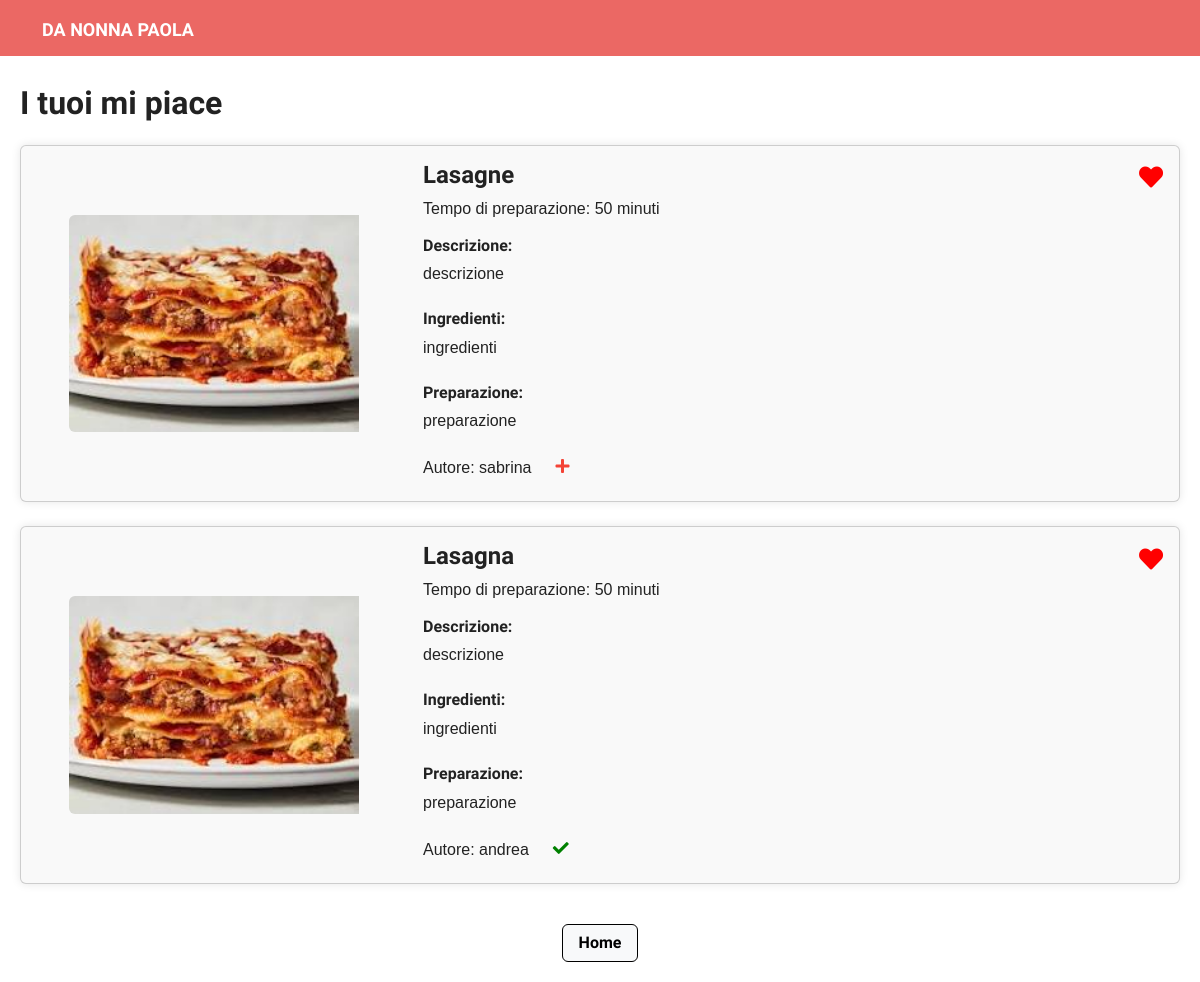
/my-likes/ (signed in), run on an earlier commit of the app's database.
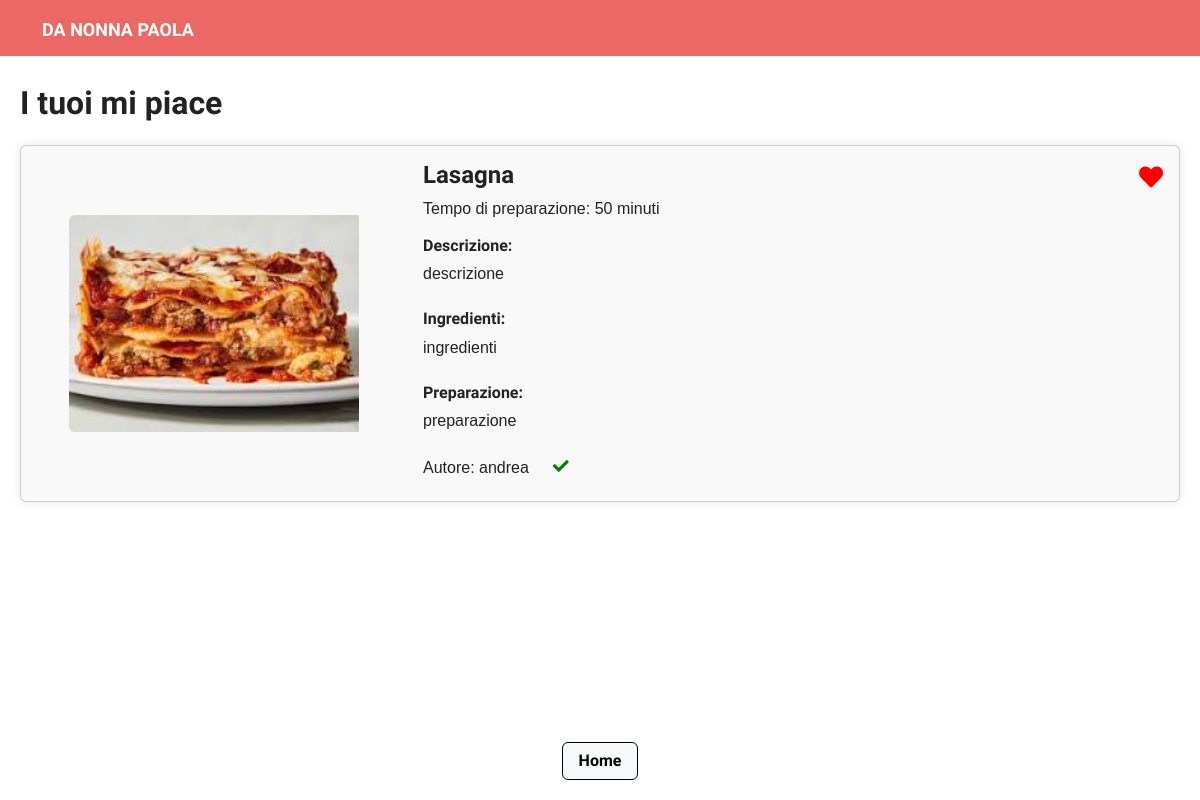
And on a later commit of the database.
### pages/models.py (models this page shows, shortened)
class Recipe(models.Model):
    CATEGORY_CHOICES = [
        ('ANTIPASTI', 'Antipasti'),
        ('PRIMI', 'Primi'),
        ('SECONDI', 'Secondi'),
        ('DOLCI', 'Dolci')
    ]
    user = models.ForeignKey(settings.AUTH_USER_MODEL, related_name='recipes_created', on_delete=models.CASCADE)
    title = models.CharField(max_length=200)
    slug = models.SlugField(max_length=200, blank=True)
    image = models.ImageField(upload_to='recipes/%Y/%m/%d')
    description = models.TextField("Description")
    ingredients = models.TextField("Ingredients")
    preparation = models.TextField("Preparation")
    preparation_time = models.IntegerField("Preparation Time (minutes)", default=0)
    created = models.DateField(auto_now_add=True, db_index=True)
    likes = models.ManyToManyField(settings.AUTH_USER_MODEL, related_name='liked_recipes', blank=True)
    category = models.CharField(max_length=10, choices=CATEGORY_CHOICES, default='PRIMI')
    objects = models.Manager()

class CustomUser(AbstractUser):
    bio = models.TextField(blank=True, null=True)
    profile_picture = models.ImageField(upload_to='profile_pictures/', blank=True, null=True)
    friends = models.ManyToManyField('self', symmetrical=False, related_name='followers', blank=True)

### pages/views.py (the view)
# urls.py: path('my-likes/', views.LikedRecipes.as_view(), name='my-likes'),
class LikedRecipes(ListView):
    template_name = 'pages/my-likes.html'
    model = Recipe
    context_object_name = 'liked_recipes'
    def get_queryset(self):
        return Recipe.objects.filter(likes=self.request.user)

### pages/templates/pages/my-likes.html (shortened to what the changed rows need)
<!DOCTYPE html>
<html lang="en">
<head>
    <link rel="stylesheet" href="https://bootswatch.com/5/journal/bootstrap.min.css">
    <link rel="stylesheet" href="https://cdnjs.cloudflare.com/ajax/libs/font-awesome/5.15.4/css/all.min.css">
</head>
<body>
<main>
    <div class="recipes-section" style="margin-bottom:20px; margin-top: 30px;">
        <div class="row mb-4 align-items-center justify-content-between">
        <div class="col">
            <h2 class="mb-0">I tuoi mi piace</h2>
        </div>
    </div>
        {% if liked_recipes %}
            <div class="row row-cols-1 g-4">
                {% for recipe in liked_recipes %}
                    <div class="col">
                        <div class="card">
                            <div class="row g-0">
                                <div class="col-md-4" >
                                    <div class="profile-picture-container d-flex justify-content-center align-items-center">
                                        <img src="{{ recipe.image.url }}" class="img-fluid rounded-start recipe-image" alt="{{ recipe.title }}">
                                    </div>
                                </div>
                                <div class="col-md-8">
                                    <div class="card-body">
                                        <div class="d-flex justify-content-between">
                                        <h4 class="card-title">{{ recipe.title }}</h4>
                                        <button class="like-button" data-recipe-id="{{ recipe.id }}">
                                            {% if user in recipe.likes.all %}
                                                <i class="fas fa-heart liked"></i>
                                            {% else %}
                                                <i class="far fa-heart"></i>
                                            {% endif %}
                                        </button>
                                    </div>
                                        <p class="card-text">Tempo di preparazione: {{ recipe.preparation_time }} minuti</p>
                                        <h6>Descrizione:</h6>
                                        <p>{{ recipe.description }}</p>
                                        <h6 class="mt-4">Ingredienti:</h6>
                                        <p>{{ recipe.ingredients }}</p>
                                        <h6 class="mt-4">Preparazione:</h6>
                                        <p>{{ recipe.preparation }}</p>
                                        <div class="author-name">
                                        <div class="author-name d-flex align-items-center">
                                    <div style="transform: translateY(+5%); position: relative;">
                                        Autore: {{ recipe.user }}
                                    </div>
                                         <button class="follow-button btn btn-outline-primary ms-2" data-user-id="{{ recipe.user.id }}" data-author-id="{{ recipe.user.id }}">
                                            {% if request.user in recipe.user.followers.all %}
                                                <i class="fas fa-check"></i>
                                            {% else %}
                                                <i class="fas fa-plus" style="color: #f44336;"></i>
                                            {% endif %}
                                        </button>
                                    </div>
                                    </div>
                                    </div>
                                </div>
                            </div>
                        </div>
                    </div>
                {% endfor %}
            </div>
        {% else %}
            <p class="mt-4">Non hai ancora creato nessuna ricetta.</p>
        {% endif %}
    </div>
</main>
</body>
</html>

What changed in the data, as far as the page shows it:
removed Recipe: image (picture), title "Lasagne", preparation_time "50", description "descrizione", ingredients "ingredienti", preparation "preparazione", user "sabrina"
